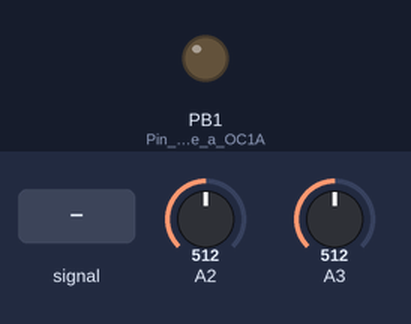
A sketch run on a simulated ATtiny85, built with avr-gcc and run on an emulated ATtiny85. Parts: output pins drawn as LEDs (lit = HIGH). The inputs (shaded band) are chosen by the test bench; at power-on: A2 = 512, A3 = 512.

Above: at 0.04 s.
At 1.2 s:
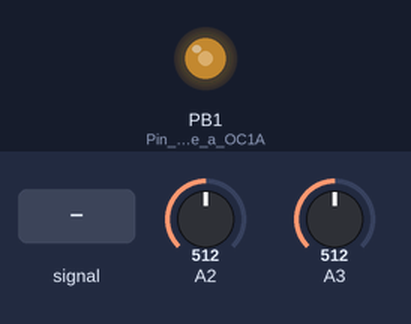
1.3 s: A2 fed a 200 Hz sine of ±81 counts around its level
Timing chart, 0 to 1.6 s (numbered marks = the images above; inputs shaded):
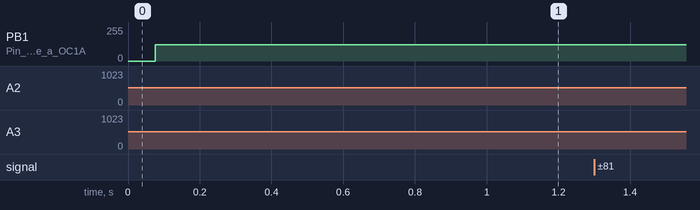

The sketch:

MiniDrone.ino
```cpp
// (licence header left out)
int frequenza1;
int frequenza2;
unsigned int Acc[]   = {0, 0, 0, 0};
unsigned int Freqs[] = {0, 0, 0, 0};

// Genera quattro onde triangolari a diverse frequenze
ISR(TIMER0_COMPA_vect) {
  signed char Mask, Temp, Sum=0;
  for (int c=0; c<4; c++) {
    Acc[c] = Acc[c] + Freqs[c];
    Temp = Acc[c] >> 8;
    Mask = Temp >> 15;
    Sum = Sum + ((char)(Temp ^ Mask) >> 1);
  }
  OCR1A = Sum;
}

void setup() {
  pinMode(1, OUTPUT);                                // Pin 6 corrisponde a OC1A,PB1
  TCCR0A = 0;                                        // Reset del TCCR0A registro di controllo dei timer
  TCCR0B = 0;                                        // Reset del TCCR0B registro di controllo dei timer
  TIMSK = 1<<OCIE0A;                                 // Setto OCIEOA per abilitare l'interrupt del timer 0
  TCCR0A = 1<<WGM00 | 1<<WGM01;                      // Fast PWM
  TCCR0B = 1<<WGM02 | 1<<CS02| 0<<CS01 | 0<<CS00;    // Fast PWM | Setto CS02 per avere fClock/256 = 8000KHz / 256 = 31.250 KHz
  TCCR1  = 1<<PWM1A | 2<<COM1A0 | 1<<CS10;           // Set up Watchdog timer for 8 Hz interrupt for ticks timer.
}

void loop() {
 frequenza1 = analogRead (2) + 100;
 frequenza2 = analogRead (3) + 100;


// Rapporti tra frequenze
// 1/1 Unisono
// 5/4 Terza
// 4/3 Quarta
// 3/2 Quinta
// 2/1 Ottava

 Freqs[0] = frequenza1;
 Freqs[1] = frequenza2;
 Freqs[2] = frequenza1*5/4;
 Freqs[3] = frequenza2*3/2;
 }
```
